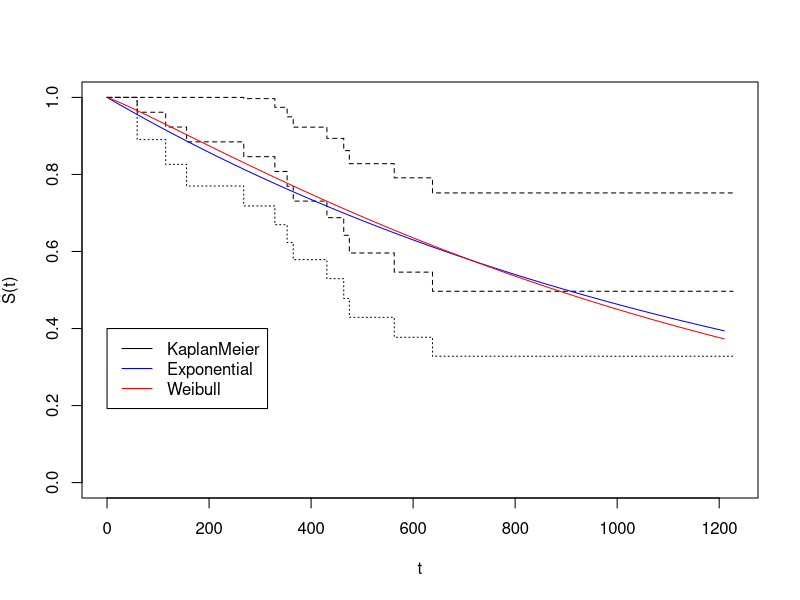

Reproduce this figure in R.
## ---- chunk 1
knitr::opts_chunk$set(echo = TRUE)
## ---- chunk 2
library(survival)
data(ovarian)
head(ovarian)
S1 <- Surv(ovarian$futime, ovarian$fustat)
ovarian.surv<- survfit(S1~1, ovarian)
summary(ovarian.surv)
plot(ovarian.surv,xlab="t",ylab=expression(hat(S)*"(t)"), lty=2:3)

##Exponential
#h(t) = l, S(t) = exp(-lt)
#l = exp(-(intercept))
ovarian.exp<-survreg(S1~1  , ovarian, dist='exponential')
summary(ovarian.exp)
intercept <- coefficients(ovarian.exp)[['(Intercept)']]
lambda <- exp(-intercept)
T_survival <- seq(0, 1210, by=0.1)
lines(T_survival,1-pexp(T_survival,lambda),xlab="t",ylab=expression(hat(S)*"(t)"), col='blue')

##Weibull
#h(t) = a*y*t^(y-1), S(t) = exp(-at^y)
#a = exp(-(intercept)y)
#y = 1/scale
ovarian.wei<-survreg(S1~1  , ovarian, dist='weibull',scale=0)
summary(ovarian.wei)
intercept <- coefficients(ovarian.wei)[['(Intercept)']]
scale <- ovarian.wei$scale
gamma <- 1/scale
T_survival <- seq(0, 1210, by=0.1)
lines(T_survival,1-pweibull(T_survival,gamma,exp(intercept)),xlab="t",ylab=expression(hat(S)*"(t)"), col='red')
legend(0, 0.4, legend=c("KaplanMeier", "Exponential", "Weibull"), lty = c(1,1,1), col = c('black', 'blue', 'red'))
